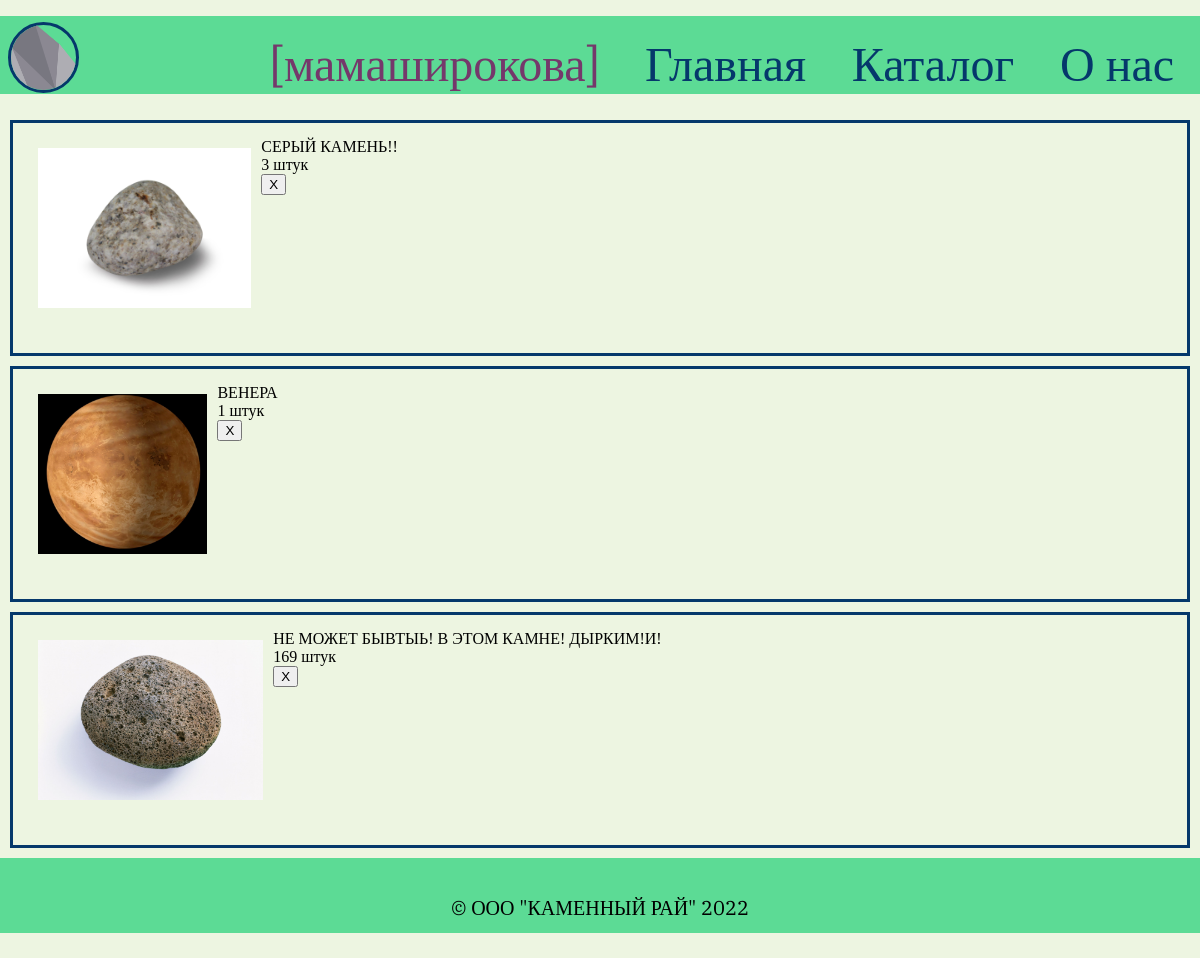
Screenshot of /cart (signed in) with the database file from the repository.
### orm.py (models this page shows, shortened)
class Users(db.Model):
    id = db.Column(db.Integer, primary_key=True)
    name = db.Column(db.String(80), nullable=False)
    phone = db.Column(db.String(20), unique=True)
    email = db.Column(db.String(80), unique=True)
    reg_date = db.Column(db.DateTime)
    b_date = db.Column(db.DateTime)
    password = db.Column(db.String(256), unique=True, nullable=False)
    status = db.Column(db.String(80), unique=True)
    cart = db.relationship('Cart_record')
    reviews = db.relationship('Reviews')

class Items(db.Model):
    id = db.Column(db.Integer, primary_key=True)
    name = db.Column(db.String(80), nullable=False)
    cost = db.Column(db.Integer)
    count = db.Column(db.Integer)
    image = db.Column(db.String(80))
    desc = db.Column(db.String(200))
    color = db.Column(db.String(80))
    mass = db.Column(db.String(80))
    taste = db.Column(db.String(80))
    cost_text = db.Column(db.String(80))
    categories = db.relationship('Categories', secondary=Item_Categories, backref=db.backref('Items', lazy=False))

class Cart_record(db.Model):
    id = db.Column(db.Integer, primary_key=True)
    user_id = db.Column(db.Integer, db.ForeignKey('users.id'), nullable=False)
    item_id = db.Column(db.Integer, db.ForeignKey('items.id'), nullable=False)
    count = db.Column(db.Integer)

### flaskpy.py (the view, shortened to what this page needs)
@app.route('/cart', methods=['GET', 'POST'])
def cart_page():
    cart = []
    for i in Users.query.filter_by(name=session['name']).one().cart:
        cart.append((Items.query.filter_by(id=i.item_id).one(), i))
    return render_template('cart.html', cart=cart)

### templates/cart.html (shortened to what this page needs)
{% extends "base.html" %}
{% block head %}
    {{ super() }}
        <link rel="stylesheet" type="text/css" href="{{ url_for('static', filename='css_cart.css') }}">
{% endblock %}
{% block content %}
    {% for item in cart %}
    <div class="cart_item">
        <img src="{{ url_for('static', filename='/pictures/' + item[0].image) }}"/>
        <div class="title">  {{item[0].name}} </div>
        <h>{{item[1].count}} штук</h>
        <form method="post">
            <input type="submit" class="btn-delete" name="delete" value="X" />
        </form>
    </div>
    {% endfor %}
{% endblock %}

### templates/base.html (shortened to what this page needs)
<!DOCTYPE html>
<html lang="ru">
<head>
    {% block head %}
    <link rel="stylesheet" href="{{ url_for('static', filename='css.css') }}" />
    {% endblock %}
</head>
<body>
    <ul class="header">
        {% block header %}
        <li> <a href="/">
            <img src="{{ url_for('static', filename='pictures/stone.png') }}"/>
            </a></li>
        <li>
        {% if not session['name'] %}
            <a href="/login" class="login header_text" >Войти</a>
        {% else %}
            <div class="dropdown">
                <a href="/profile" class="login header_text dropbtn" >[{{session['name']}}]</a>
            </div>
        {% endif %}
        </li>
        <li> <a class = "header_text" href="/">
                Главная
            </a> </li>
        <li> <a class = "header_text" href="/catalog">
                Каталог
            </a> </li>
        <li> <a class = "header_text" href="/about">
                О нас
            </a> </li>
        {% endblock %}
    </ul>
    <div id="content">{% block content %}{% endblock %}</div>
    <footer>
        {% block footer %}
        &copy; ООО "КАМЕННЫЙ РАЙ" 2022
        {% endblock %}
    </footer>
</body>
</html>

### static/css.css (style rules this page uses)
html { height: 100%; font-family: 'Arial Black'; }
body { margin:0; min-height: 100%; display: grid; grid-template-rows: auto 1fr auto; background-color: #EDF5E1; }
.header .header_text { transition: 0.2s; font-size: 48px; padding: 16px; display: inline-block; text-decoration: none; color: #05386B; padding-bottom: 0px; }
.header_text.login { color: #75386B; }
.header { position: relative; text-align: right; list-style-type: none; background-color: #5CDB95; font-family: 'IBM Plex Serif', serif; }
.header img { position: absolute; top: 8%; left: 8px; border: 3px #05386B solid; border-radius: 80px; width: 65px; }
.header li { display: inline-block; margin-right: 10px; }
footer { background-color: #5CDB95; height: 75px; font-size: 20px; line-height: 100px; text-align: center; font-family: 'IBM Plex Serif', serif; }
.dropbtn { color: white; padding: 16px; font-size: 16px; border: none; }
.dropdown { position: relative; display: inline-block; }

### static/css_cart.css (style rules this page uses)
.cart_item { height: 200px; border: #05386B solid 3px; padding: 15px; margin: 10px;; }
.cart_item img { float: left; height: 160px; margin: 10px; }

### rows the page displays
Users: name "мамаширокова"
Items: image (picture), name "СЕРЫЙ КАМЕНЬ!!", count "3"
Items: image (picture), name "ВЕНЕРА", count "1"
Items: image (picture), name "НЕ МОЖЕТ БЫВТЫЬ! В ЭТОМ КАМНЕ! ДЫРКИМ!И!", count "169"
